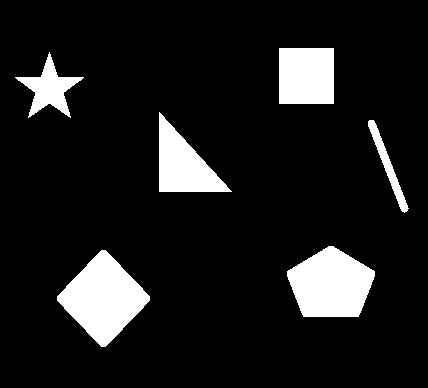
#> input picture Duc/Pic/shapes.png, 428 x 388 px, found by its file name
$ jupyter execute --allow-errors 27-Convex-hull.ipynb
#> lines starting #> are read from the running program, lines starting #| are printed output that depends on the picture; after the words box and inside, x2 and y2 are one past the last pixel; in counts of white or black regions, pixels touching at a corner belong together
# Convex Hull

[cell 1]
import cv2
import numpy as np
import matplotlib.pyplot as plt
import random

[cell 2]
np.random.seed=50
random_points = np.random.randint(100, 400, 40)
random_points = random_points.reshape(20, 2)
image = np.zeros((512,512,3), np.uint8)
for point in random_points:
    cv2.circle(image, (point[0],point[1]),8,(0,250,250),-1)
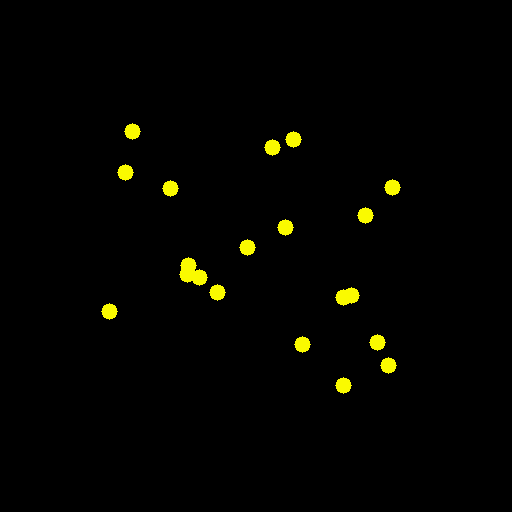
#> image: shape (512, 512, 3); mean of channels 0, 1, 2 0, 3.6, 3.6; drawn as B, G, R
plt.imshow(image[...,::-1])

[cell 3]
hull = cv2.convexHull(random_points)
cv2.drawContours(image, [hull], -1, (255,0,0), 4)
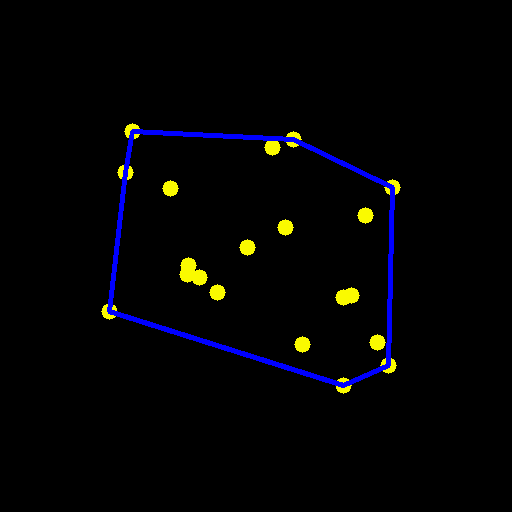
#> image: shape (512, 512, 3); 1.77% of pixels changed, all inside (x1, y1, x2, y2) = (107, 129, 395, 388); drawn as B, G, R
plt.imshow(image[...,::-1])

[cell 4]
bgr_image = cv2.imread("images/star.png")

#> (the rest of this cell did not finish here and is left out)

[cell 5]
bgr_image = cv2.imread("images/shapes.png")
#> bgr_image is the input picture: shape (388, 428, 3); 10.8% white; 6 white regions, box (x1, y1, x2, y2) and area: (57, 250, 150, 347) 4917, (287, 246, 375, 317) 4524, (279, 48, 334, 104) 3080, (159, 112, 232, 192) 2960, (15, 52, 84, 118) 1616, (368, 120, 409, 213) 776

src_gray = cv2.cvtColor(bgr_image, cv2.COLOR_BGR2GRAY)
#> src_gray: shape (388, 428); 10.8% white; 6 white regions

ret, thresh = cv2.threshold(src_gray, 127, 255, 0)

contours, _ = cv2.findContours(thresh, cv2.RETR_TREE, cv2.CHAIN_APPROX_SIMPLE)
#> contours = 6 contours; box (x1, y1, x2, y2) and area: (57, 250, 150, 347) 4816, (287, 246, 375, 317) 4407, (279, 48, 334, 104) 2970, (159, 112, 232, 192) 2844, (15, 52, 84, 118) 1499, (368, 120, 409, 213) 680

hull_list = []
for i in range(len(contours)):
    hull = cv2.convexHull(contours[i])
    hull_list.append(hull)
#> this loop made 6 passes
#> hull on pass 6: [[333, 48], [333, 103], [279, 103], [279, 48]]
#> after the loop, hull_list = 6 contours; box (x1, y1, x2, y2) and area: (57, 250, 150, 347) 4874, (287, 246, 375, 317) 4472, (15, 52, 84, 118) 3050, (279, 48, 334, 104) 2970, (159, 112, 232, 192) 2879, (368, 120, 409, 213) 760

cv2.drawContours(bgr_image, contours, -1, (255,255,0), 2)
cv2.drawContours(bgr_image, hull_list, -1, (0,255,255),1)
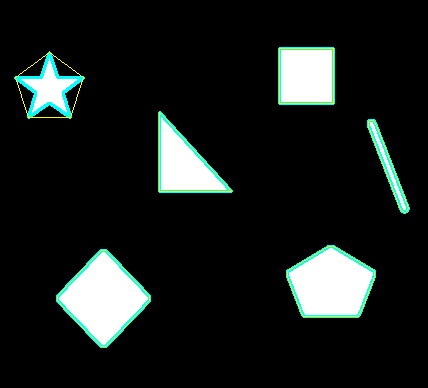
#> bgr_image: shape (388, 428, 3); mean B, G, R 28.6, 30.5, 24.7

plt.figure(figsize=[7,7])
plt.imshow(bgr_image[...,::-1])
